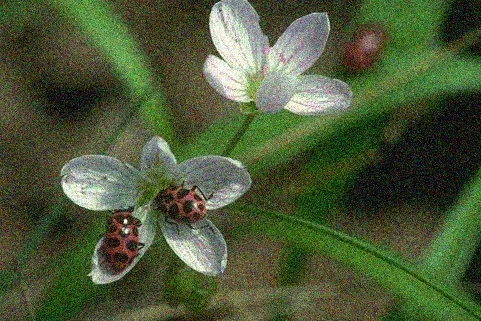
#> input picture edge_detection/image_smoothing/noisy_image.webp, 481 x 321 px
$ python image_smoothing.py
#> lines starting #> are read from the running program, lines starting #| are printed output that depends on the picture

import cv2
import numpy as np
import matplotlib.pyplot as plt
import time

# ---------------------------------
# 1. LOAD INPUT IMAGE
# ---------------------------------

image = cv2.imread("noisy_image.webp")
#> image is the input picture: shape (321, 481, 3); mean B, G, R 56.5, 89.4, 76.5

if image is None:
    raise FileNotFoundError("Check noisy_image.webp")

image = cv2.cvtColor(image, cv2.COLOR_BGR2RGB)

print("Image loaded successfully:", image.shape)
#| Image loaded successfully: (321, 481, 3)


# ---------------------------------
# 2. GAUSSIAN BLUR
# ---------------------------------

start = time.time()

gaussian = cv2.GaussianBlur(image, (5, 5), 0)
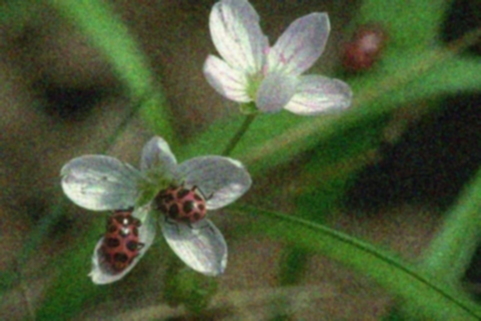
#> gaussian: shape (321, 481, 3); mean R, G, B 76.5, 89.4, 56.5

gaussian_time = (time.time() - start) * 1000


# ---------------------------------
# 3. MEDIAN FILTERING
# ---------------------------------

start = time.time()

median = cv2.medianBlur(image, 5)

median_time = (time.time() - start) * 1000


# ---------------------------------
# 4. SPATIAL DOMAIN CONVOLUTION
# AVERAGING FILTER
# ---------------------------------

# Create a 5x5 averaging kernel
kernel = np.ones((5, 5), np.float32) / 25

start = time.time()

averaging = cv2.filter2D(image, -1, kernel)

averaging_time = (time.time() - start) * 1000


# ---------------------------------
# 5. DISPLAY ALL RESULTS
# ---------------------------------

plt.figure(figsize=(14, 8))

plt.subplot(2, 2, 1)
plt.imshow(image)
plt.title("Original Noisy Image")
plt.axis("off")

plt.subplot(2, 2, 2)
plt.imshow(gaussian)
plt.title("Gaussian Blur (5x5)")
plt.axis("off")

plt.subplot(2, 2, 3)
plt.imshow(median)
plt.title("Median Filter (5x5)")
plt.axis("off")

plt.subplot(2, 2, 4)
plt.imshow(averaging)
plt.title("Averaging Filter (5x5)")
plt.axis("off")

plt.tight_layout()

plt.savefig("smoothing_comparison.png")
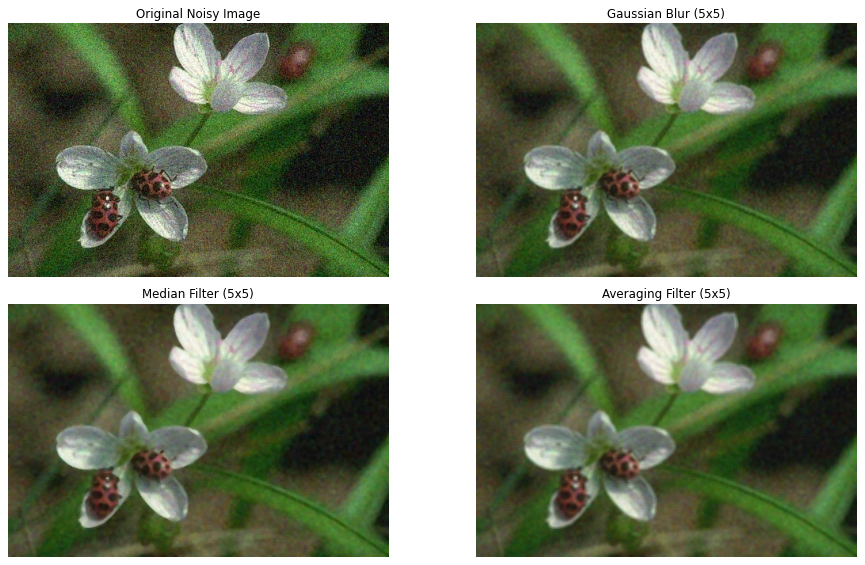
#> figure drawn by matplotlib, 4 panels

plt.show()


# ---------------------------------
# 6. PERFORMANCE COMPARISON
# ---------------------------------

print("\n===== IMAGE SMOOTHING PERFORMANCE =====")

print(f"Gaussian Blur:    {gaussian_time:.3f} ms")
print(f"Median Filter:    {median_time:.3f} ms")
print(f"Averaging Filter: {averaging_time:.3f} ms")

print("\nComparison image saved successfully!")

$ run again, with edge_detection/image_smoothing/gaussian_comparison.png saved as edge_detection/image_smoothing/noisy_image.webp
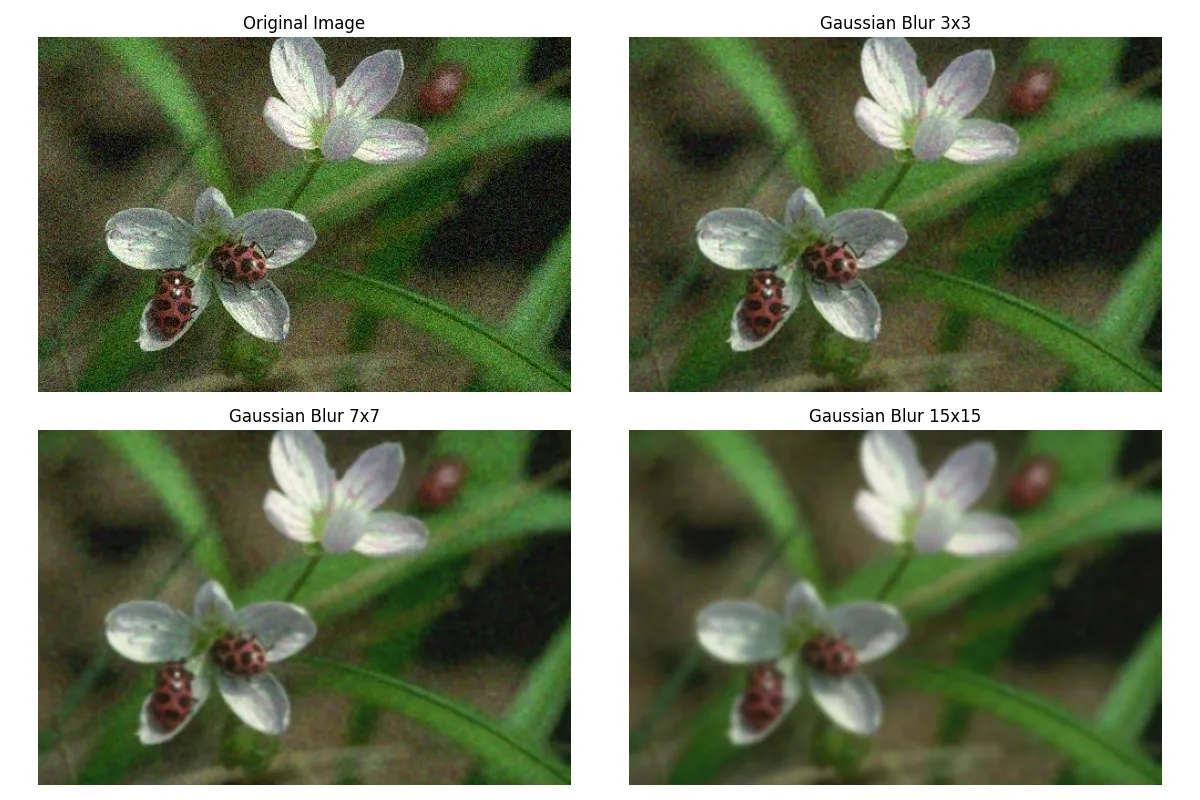
#> input picture edge_detection/image_smoothing/gaussian_comparison.png, 1200 x 800 px
#> image is the input picture: shape (800, 1200, 3); mean B, G, R 97.4, 123.6, 113.3
#| Image loaded successfully: (800, 1200, 3)
#> `plt.savefig("smoothing_comparison.png")`:
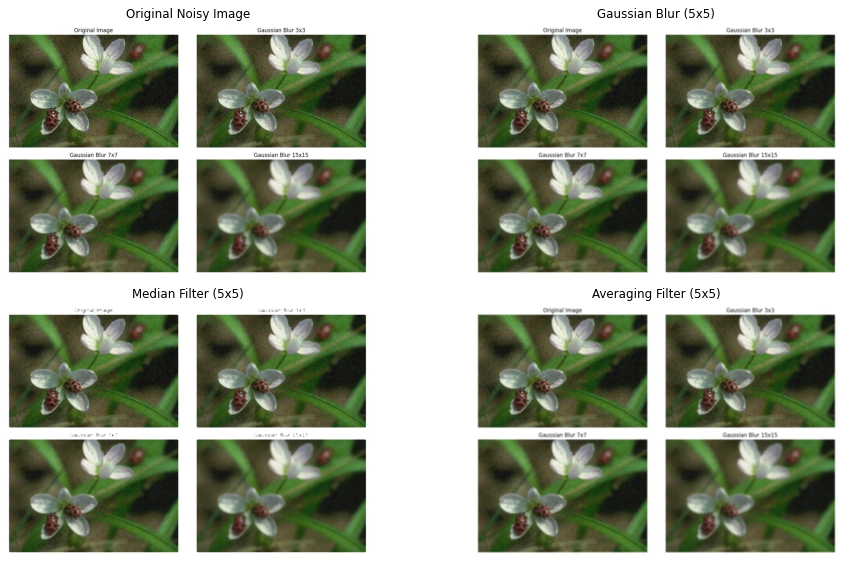
#> figure drawn by matplotlib, 4 panels
